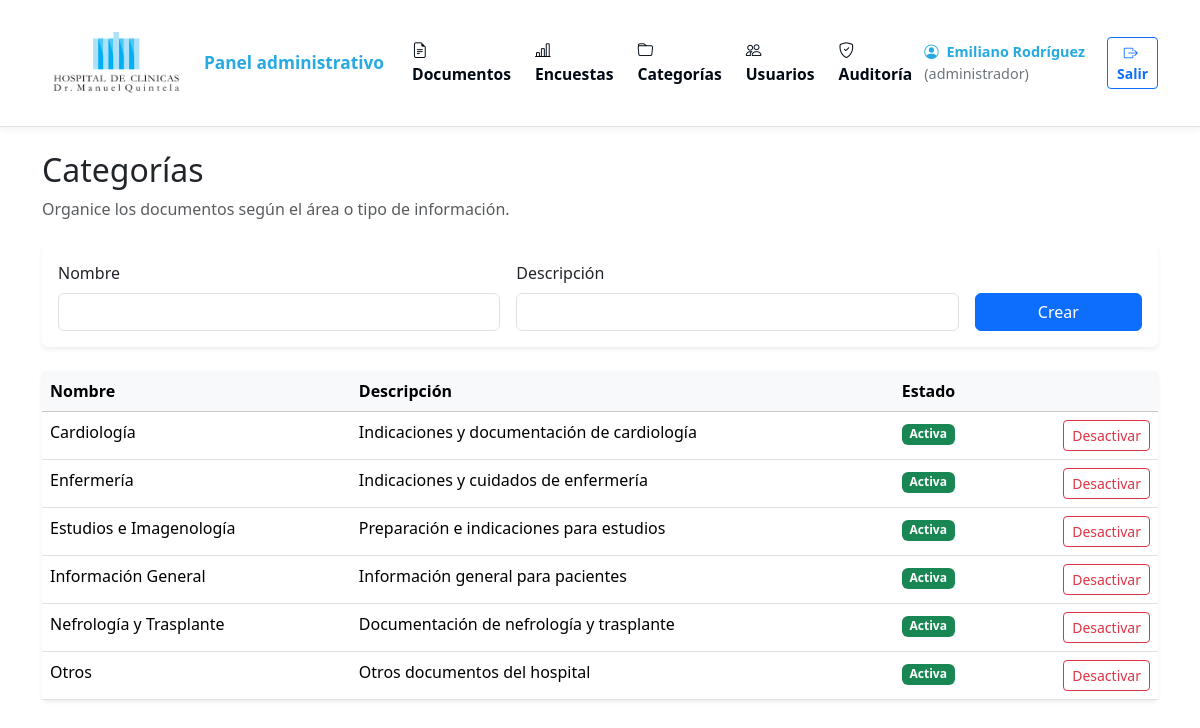
The page /sigsm-modulo1/admin/categorias.php (signed in) on the database its author committed.
### tables this page shows
CREATE TABLE `categorias` (
  `id` int(11) NOT NULL,
  `nombre` varchar(100) NOT NULL,
  `descripcion` varchar(255) DEFAULT NULL,
  `activo` tinyint(1) NOT NULL DEFAULT 1
);

### sigsm-modulo1/config/config.php (called while the page is built, shortened)
<?php
$DOCUMENT_ROOT = isset($_SERVER['DOCUMENT_ROOT']) ? realpath($_SERVER['DOCUMENT_ROOT']) : false;
$PROJECT_ROOT = realpath(__DIR__ . '/..');
if ($DOCUMENT_ROOT && $PROJECT_ROOT) {
    $base = str_replace('\\', '/', str_replace($DOCUMENT_ROOT, '', $PROJECT_ROOT));
    $base_url = $base === '' ? '' : $base;
} else {
    $base_url = '';
}
function url($path = '')
{
    global $base_url;
    return rtrim($base_url, '/') . '/' . ltrim($path, '/');
}

### sigsm-modulo1/config/functions.php (called while the page is built, shortened)
<?php
function e($valor)
{
    return htmlspecialchars((string)$valor, ENT_QUOTES, 'UTF-8');
}

### sigsm-modulo1/admin/categorias.php (the view, shortened to what this page needs)
<?php
require_once __DIR__ . '/_header.php';
require_once __DIR__ . '/../config/functions.php';
$cats = $pdo->query('SELECT * FROM categorias ORDER BY nombre')->fetchAll();
?>
<div class="d-flex justify-content-between align-items-center mb-4">
    <div>
        <h1 class="h2">Categorías</h1>
        <p class="text-muted mb-0">Organice los documentos según el área o tipo de información.</p>
    </div>
</div>
<div class="card border-0 shadow-sm mb-4">
    <div class="card-body">
        <form method="post" class="row g-3"><input type="hidden" name="csrf" value="<?= e(csrf_token()) ?>"><input type="hidden" name="accion" value="crear">
            <div class="col-md-5"><label class="form-label">Nombre</label><input class="form-control" name="nombre" required></div>
            <div class="col-md-5"><label class="form-label">Descripción</label><input class="form-control" name="descripcion"></div>
            <div class="col-md-2 d-flex align-items-end"><button class="btn btn-primary w-100">Crear</button></div>
        </form>
    </div>
</div>
<div class="card border-0 shadow-sm">
    <div class="table-responsive">
        <table class="table table-hover mb-0">
            <thead class="table-light">
                <tr>
                    <th>Nombre</th>
                    <th>Descripción</th>
                    <th>Estado</th>
                    <th></th>
                </tr>
            </thead>
            <tbody><?php foreach ($cats as $c): ?><tr>
                        <td><?= e($c['nombre']) ?></td>
                        <td><?= e($c['descripcion']) ?></td>
                        <td><?= $c['activo'] ? '<span class="badge text-bg-success">Activa</span>' : '<span class="badge text-bg-secondary">Inactiva</span>' ?></td>
                        <td class="text-end">
                            <form method="post"><button class="btn btn-sm <?= $c['activo'] ? 'btn-outline-danger' : 'btn-outline-success' ?>"><?= $c['activo'] ? 'Desactivar' : 'Activar' ?></button></form>
                        </td>
                    </tr><?php endforeach; ?></tbody>
        </table>
    </div>
</div>
<?php require_once __DIR__ . '/_footer.php'; ?>

### sigsm-modulo1/admin/_header.php (shortened to what this page needs)
<?php
require_once __DIR__ . '/../config/config.php';
require_once __DIR__ . '/../config/functions.php';
?>
<!DOCTYPE html>
<html lang="es">
<head>
  <link
    href="https://cdn.jsdelivr.net/npm/bootstrap@5.3.3/dist/css/bootstrap.min.css"
    rel="stylesheet">
  <link
    href="https://cdn.jsdelivr.net/npm/bootstrap-icons@1.11.3/font/bootstrap-icons.css"
    rel="stylesheet">
  <link
    href="<?= url('public/assets/css/admin.css') ?>"
    rel="stylesheet">
</head>
<body>
  <nav class="navbar navbar-expand-lg admin-navbar">
    <div class="container">
      <a
        class="navbar-brand admin-brand d-flex align-items-center"
        href="<?= url('admin/dashboard.php') ?>">
        <img
          src="<?= url('public/assets/img/logo_hospitaldeclinicas.png') ?>"
          alt="Hospital de Clínicas"
          class="logo-navbar">
        <span class="panel-titulo">
          Panel administrativo
        </span>
      </a>
      <?php if (($_SESSION['rol'] ?? '') === 'administrador'): ?>
        <div
          class="collapse navbar-collapse"
          id="menuAdmin">
          <ul class="navbar-nav me-auto mb-2 mb-lg-0">
            <li class="nav-item">
              <a
                class="nav-link admin-link"
                href="<?= url('admin/documentos.php') ?>">
                <i class="bi bi-file-earmark-text me-1"></i>
                Documentos
              </a>
            </li>
            <li class="nav-item">
              <a
                class="nav-link admin-link"
                href="<?= url('admin/encuestas.php') ?>">
                <i class="bi bi-bar-chart-line me-1"></i>
                Encuestas
              </a>
            </li>
            <li class="nav-item">
              <a
                class="nav-link admin-link"
                href="<?= url('admin/categorias.php') ?>">
                <i class="bi bi-folder me-1"></i>
                Categorías
              </a>
            </li>
            <li class="nav-item">
              <a
                class="nav-link admin-link"
                href="<?= url('admin/usuarios.php') ?>">
                <i class="bi bi-people me-1"></i>
                Usuarios
              </a>
            </li>
            <li class="nav-item">
              <a
                class="nav-link admin-link"
                href="<?= url('admin/auditoria.php') ?>">
                <i class="bi bi-shield-check me-1"></i>
                Auditoría
              </a>
            </li>
          <?php endif; ?>
          </ul>
          <div class="d-flex align-items-center gap-3 admin-user">
            <span class="admin-user-text">
              <i class="bi bi-person-circle me-1"></i>
              <?= e($_SESSION['nombre']) ?>
              <span class="rol-text">
                (<?= e($_SESSION['rol']) ?>)
              </span>
            </span>
            <a
              href="<?= url('admin/logout.php') ?>"
              class="btn btn-sm btn-outline-primary">
              <i class="bi bi-box-arrow-right me-1"></i>
              Salir
            </a>
          </div>
        </div>
    </div>
  </nav>
  <main class="container py-4 admin-main">

### sigsm-modulo1/admin/_footer.php (shortened to what this page needs)
</main>
</body>
</html>

### sigsm-modulo1/public/assets/css/admin.css (style rules this page uses)
.admin-navbar { background-color: #ffffff; border-bottom: 1px solid #dee2e6; position: sticky; top: 0; z-index: 1030; box-shadow: 0 2px 8px rgba(0, 0, 0, 0.06); }
.logo-navbar { height: 100px; width: auto; max-width: 150px; object-fit: contain; display: block; }
.panel-titulo { margin-left: 12px; font-size: 1.08rem; font-weight: 700; color: #26aae1; white-space: nowrap; }
.admin-brand { text-decoration: none; }
.admin-link { color: #000914 !important; font-weight: 700; font-size: 0.98rem; padding: 10px 12px !important; transition: all 0.2s ease; }
.admin-user { color: #26aae1; }
.admin-user-text { font-size: 0.9rem; font-weight: 600; color: #26aae1; }
.rol-text { font-weight: 500; color: #6c757d; }
.admin-user .btn { font-weight: 600; }

### rows shown on the page
categorias: nombre "Cardiología", descripcion "Indicaciones y documentación de cardiología", activo "Activa"
categorias: nombre "Enfermería", descripcion "Indicaciones y cuidados de enfermería", activo "Activa"
categorias: nombre "Estudios e Imagenología", descripcion "Preparación e indicaciones para estudios", activo "Activa"
categorias: nombre "Información General", descripcion "Información general para pacientes", activo "Activa"
categorias: nombre "Nefrología y Trasplante", descripcion "Documentación de nefrología y trasplante", activo "Activa"
categorias: nombre "Otros", descripcion "Otros documentos del hospital", activo "Activa"

### other values the page prints
$_SESSION['nombre'] "Emiliano Rodríguez"
$_SESSION['rol'] "administrador"
